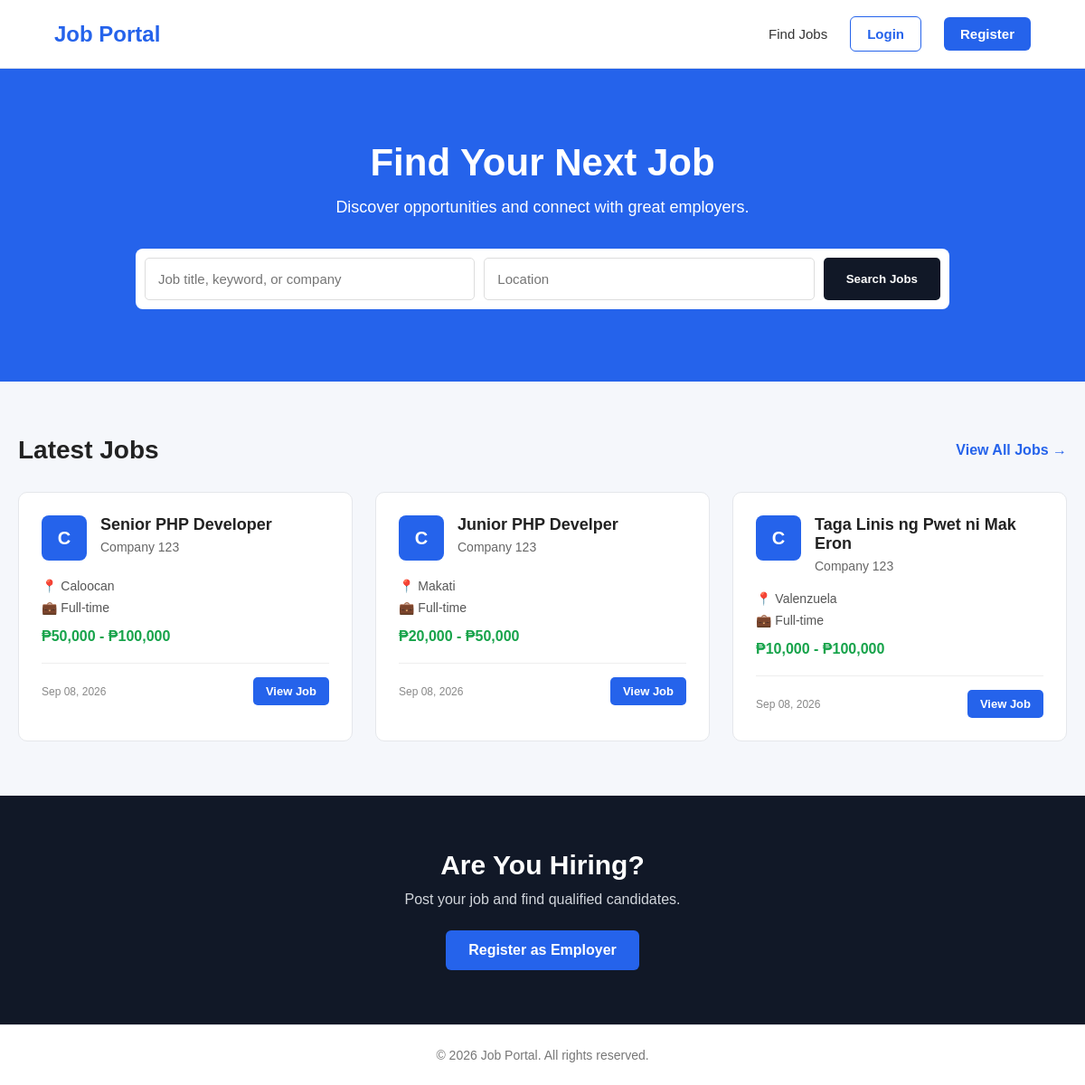
The page / on the database its author committed.
### tables this page shows
CREATE TABLE `jobs` (
  `id` int(10) UNSIGNED NOT NULL,
  `employer_id` int(10) UNSIGNED NOT NULL,
  `job_title` varchar(255) NOT NULL,
  `description` text NOT NULL,
  `requirements` text DEFAULT NULL,
  `location` varchar(255) DEFAULT NULL,
  `employment_type` enum('Full-time','Part-time','Contract','Internship','Freelance') NOT NULL DEFAULT 'Full-time',
  `salary_min` decimal(12,2) DEFAULT NULL,
  `salary_max` decimal(12,2) DEFAULT NULL,
  `is_remote` tinyint(1) NOT NULL DEFAULT 0,
  `status` enum('pending','approved','rejected','closed') NOT NULL DEFAULT 'pending',
  `application_deadline` date DEFAULT NULL,
  `created_at` timestamp NOT NULL DEFAULT current_timestamp(),
  `updated_at` timestamp NOT NULL DEFAULT current_timestamp() ON UPDATE current_timestamp()
);

CREATE TABLE `employers` (
  `id` int(10) UNSIGNED NOT NULL,
  `user_id` int(10) UNSIGNED NOT NULL,
  `company_name` varchar(255) NOT NULL,
  `company_description` text DEFAULT NULL,
  `company_logo` varchar(255) DEFAULT NULL,
  `contact_person` varchar(150) DEFAULT NULL,
  `contact_number` varchar(50) DEFAULT NULL,
  `address` varchar(255) DEFAULT NULL,
  `created_at` timestamp NOT NULL DEFAULT current_timestamp(),
  `updated_at` timestamp NOT NULL DEFAULT current_timestamp() ON UPDATE current_timestamp()
);

### index.php (the view, shortened to what this page needs)
<?php
require_once "config/database.php";
$stmt = $pdo->prepare("
    SELECT
        j.id,
        j.job_title,
        j.description,
        j.location,
        j.employment_type,
        j.salary_min,
        j.salary_max,
        j.is_remote,
        j.created_at,
        e.company_name,
        e.company_logo
    FROM jobs j
    INNER JOIN employers e
        ON j.employer_id = e.id
    WHERE j.status = 'approved'
    ORDER BY j.created_at DESC
    LIMIT 6
");
$stmt->execute();
$jobs = $stmt->fetchAll(PDO::FETCH_ASSOC);
?>
<!DOCTYPE html>
<html lang="en">
<head>
</head>
<body>
<nav class="navbar">
    <div class="navbar-container">
        <a href="index.php" class="logo">
            Job Portal
        </a>
        <div class="nav-links">
            <a href="jobs/index.php">
                Find Jobs
            </a>
            <?php if (isset($_SESSION["user_id"])): ?>
                <?php if ($_SESSION["role"] === "employer"): ?>
                    <a href="employer/dashboard.php">
                        Dashboard
                    </a>
                <?php elseif ($_SESSION["role"] === "applicant"): ?>
                    <a href="applicant/dashboard.php">
                        Dashboard
                    </a>
                <?php elseif ($_SESSION["role"] === "admin"): ?>
                    <a href="admin/dashboard.php">
                        Admin Dashboard
                    </a>
                <?php endif; ?>
                <a href="logout.php" class="btn btn-login">
                    Logout
                </a>
            <?php else: ?>
                <a href="login.php" class="btn btn-login">
                    Login
                </a>
                <a href="register.php" class="btn btn-register">
                    Register
                </a>
            <?php endif; ?>
        </div>
    </div>
</nav>
<section class="hero">
    <h1>Find Your Next Job</h1>
    <p>
        Discover opportunities and connect with great employers.
    </p>
    <form
        action="jobs/index.php"
        method="GET"
        class="search-box"
    >
        <input
            type="text"
            name="search"
            placeholder="Job title, keyword, or company"
        >
        <input
            type="text"
            name="location"
            placeholder="Location"
        >
        <button type="submit">
            Search Jobs
        </button>
    </form>
</section>
<section class="jobs-section">
    <div class="section-header">
        <h2>
            Latest Jobs
        </h2>
        <a href="jobs/index.php">
            View All Jobs →
        </a>
    </div>
    <div class="job-grid">
        <?php if (empty($jobs)): ?>
            <div class="no-jobs">
                <h3>
                    No jobs available yet
                </h3>
                <p>
                    New job opportunities will appear here once they are approved.
                </p>
            </div>
        <?php else: ?>
            <?php foreach ($jobs as $job): ?>
                <div class="job-card">
                    <div class="job-card-header">
                        <div class="company-logo">
                            <?php if (!empty($job["company_logo"])): ?>
                                <img
                                    src="uploads/<?php echo htmlspecialchars($job["company_logo"]); ?>"
                                    alt="<?php echo htmlspecialchars($job["company_name"]); ?>"
                                >
                            <?php else: ?>
                                <div class="default-logo">
                                    <?php
                                    echo strtoupper(
                                        substr(
                                            $job["company_name"],
                                            0,
                                            1
                                        )
                                    );
                                    ?>
                                </div>
                            <?php endif; ?>
                        </div>
                        <div class="job-info">
                            <h3>
                                <?php
                                echo htmlspecialchars(
                                    $job["job_title"]
                                );
                                ?>
                            </h3>
                            <p class="company-name">
                                <?php
                                echo htmlspecialchars(
                                    $job["company_name"]
                                );
                                ?>
                            </p>
                        </div>
                    </div>
                    <div class="job-details">
                        <span>
                            📍
                            <?php
                            echo htmlspecialchars(
                                $job["location"]
                                ?: "Location not specified"
                            );
                            ?>
                        </span>
                        <span>
                            💼
                            <?php
                            echo htmlspecialchars(
                                $job["employment_type"]
                            );
                            ?>
                        </span>
                    </div>
                    <?php if (
                        $job["salary_min"] !== null ||
                        $job["salary_max"] !== null
                    ): ?>
                        <div class="job-salary">
                            <?php if ($job["salary_min"] !== null): ?>
                                ₱<?php
                                echo number_format(
                                    $job["salary_min"]
                                );
                                ?>
                            <?php endif; ?>
                            <?php if (
                                $job["salary_min"] !== null &&
                                $job["salary_max"] !== null
                            ): ?>
                                -
                            <?php endif; ?>
                            <?php if ($job["salary_max"] !== null): ?>
                                ₱<?php
                                echo number_format(
                                    $job["salary_max"]
                                );
                                ?>
                            <?php endif; ?>
                        </div>
                    <?php endif; ?>
                    <div class="job-card-footer">
                        <span class="job-date">
                            <?php
                            echo date(
                                "M d, Y",
                                strtotime($job["created_at"])
                            );
                            ?>
                        </span>
                        <a
                            href="jobs/view.php?id=<?php echo $job["id"]; ?>"
                            class="view-job-btn"
                        >
                            View Job
                        </a>
                    </div>
                </div>
            <?php endforeach; ?>
        <?php endif; ?>
    </div>
</section>
<section class="employer-section">
    <h2>
        Are You Hiring?
    </h2>
    <p>
        Post your job and find qualified candidates.
    </p>
    <?php if (
        isset($_SESSION["user_id"]) &&
        $_SESSION["role"] === "employer"
    ): ?>
        <a
            href="employer/create-job.php"
            class="post-job-btn"
        >
            Post a Job
        </a>
    <?php else: ?>
        <a
            href="register.php"
            class="post-job-btn"
        >
            Register as Employer
        </a>
    <?php endif; ?>
</section>
<footer class="footer">
    <p>
        &copy; <?php echo date("Y"); ?> Job Portal.
        All rights reserved.
    </p>
</footer>
</body>
</html>

### index.php (style rules this page uses)
* { box-sizing: border-box; margin: 0; padding: 0; }
body { font-family: Arial, Helvetica, sans-serif; background: #f5f7fb; color: #222; }
a { text-decoration: none; }
.navbar { background: #ffffff; border-bottom: 1px solid #e5e7eb; padding: 18px 60px; }
.navbar-container { max-width: 1200px; margin: auto; display: flex; align-items: center; justify-content: space-between; }
.logo { font-size: 24px; font-weight: bold; color: #2563eb; }
.nav-links { display: flex; align-items: center; gap: 25px; }
.nav-links a { color: #333; font-size: 15px; }
.btn { display: inline-block; padding: 10px 18px; border-radius: 6px; font-size: 14px; font-weight: 600; }
.btn-login { color: #2563eb !important; border: 1px solid #2563eb; }
.btn-register { background: #2563eb; color: #fff !important; }
.hero { background: #2563eb; padding: 80px 20px; text-align: center; color: #ffffff; }
.hero h1 { font-size: 42px; margin-bottom: 15px; }
.hero p { font-size: 18px; margin-bottom: 35px; }
.search-box { max-width: 900px; margin: auto; background: #ffffff; padding: 10px; border-radius: 8px; display: flex; gap: 10px; }
.search-box input { flex: 1; padding: 14px; border: 1px solid #ddd; border-radius: 5px; font-size: 15px; outline: none; }
.search-box button { padding: 14px 25px; border: none; border-radius: 5px; background: #111827; color: #ffffff; cursor: pointer; font-weight: bold; }
.jobs-section { max-width: 1200px; margin: 60px auto; padding: 0 20px; }
.section-header { display: flex; justify-content: space-between; align-items: center; margin-bottom: 30px; }
.section-header h2 { font-size: 28px; }
.section-header a { color: #2563eb; font-weight: 600; }
.job-grid { display: grid; grid-template-columns: repeat(3, 1fr); gap: 25px; }
.job-card { background: #ffffff; border: 1px solid #e5e7eb; border-radius: 10px; padding: 25px; transition: 0.2s; }
.job-card-header { display: flex; gap: 15px; margin-bottom: 20px; }
.company-logo { width: 50px; height: 50px; flex-shrink: 0; }
.default-logo { width: 50px; height: 50px; border-radius: 8px; background: #2563eb; color: #ffffff; display: flex; align-items: center; justify-content: center; font-size: 20px; font-weight: bold; }
.job-info h3 { font-size: 18px; margin-bottom: 6px; }
.company-name { color: #666; font-size: 14px; }
.job-details { display: flex; flex-direction: column; gap: 8px; margin-bottom: 15px; color: #555; font-size: 14px; }
.job-salary { font-size: 16px; font-weight: bold; color: #16a34a; margin-bottom: 20px; }
.job-card-footer { border-top: 1px solid #eee; padding-top: 15px; display: flex; justify-content: space-between; align-items: center; }
.job-date { color: #888; font-size: 12px; }
.view-job-btn { background: #2563eb; color: #ffffff; padding: 8px 14px; border-radius: 5px; font-size: 13px; font-weight: 600; }
.employer-section { background: #111827; color: #ffffff; padding: 60px 20px; text-align: center; }
.employer-section h2 { font-size: 30px; margin-bottom: 12px; }
.employer-section p { margin-bottom: 25px; color: #d1d5db; }
.post-job-btn { display: inline-block; background: #2563eb; color: #ffffff; padding: 13px 25px; border-radius: 6px; font-weight: bold; }
.footer { background: #ffffff; border-top: 1px solid #e5e7eb; padding: 25px; text-align: center; color: #777; font-size: 14px; }

### rows shown on the page
jobs: employer.company_name "C", job_title "Senior PHP Developer", employer.company_name "Company 123", location "Caloocan", employment_type "Full-time", salary_min "50,000", salary_max "100,000", created_at "Sep 08, 2026"
jobs: employer.company_name "C", job_title "Junior PHP Develper", employer.company_name "Company 123", location "Makati", employment_type "Full-time", salary_min "20,000", salary_max "50,000", created_at "Sep 08, 2026"
jobs: employer.company_name "C", job_title "Taga Linis ng Pwet ni Mak Eron", employer.company_name "Company 123", location "Valenzuela", employment_type "Full-time", salary_min "10,000", salary_max "100,000", created_at "Sep 08, 2026"
